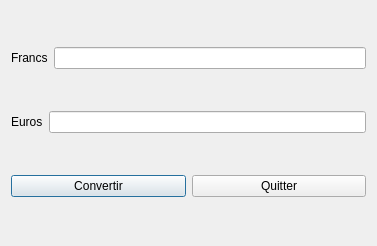
<?xml version="1.0" encoding="UTF-8"?>
<ui version="4.0">
 <class>Dialog</class>
 <widget class="QDialog" name="Dialog">
  <property name="geometry">
   <rect>
    <x>0</x>
    <y>0</y>
    <width>377</width>
    <height>246</height>
   </rect>
  </property>
  <property name="windowTitle">
   <string>Convertisseur</string>
  </property>
  <layout class="QVBoxLayout" name="verticalLayout">
   <item>
    <layout class="QHBoxLayout" name="horizontalLayout">
     <item>
      <widget class="QLabel" name="label">
       <property name="text">
        <string>Francs</string>
       </property>
      </widget>
     </item>
     <item>
      <widget class="QLineEdit" name="input_francs">
       <property name="alignment">
        <set>Qt::AlignRight|Qt::AlignTrailing|Qt::AlignVCenter</set>
       </property>
      </widget>
     </item>
    </layout>
   </item>
   <item>
    <layout class="QHBoxLayout" name="horizontalLayout_2">
     <item>
      <widget class="QLabel" name="label_2">
       <property name="text">
        <string>Euros</string>
       </property>
      </widget>
     </item>
     <item>
      <widget class="QLineEdit" name="input_euros">
       <property name="alignment">
        <set>Qt::AlignRight|Qt::AlignTrailing|Qt::AlignVCenter</set>
       </property>
      </widget>
     </item>
    </layout>
   </item>
   <item>
    <layout class="QHBoxLayout" name="horizontalLayout_3">
     <item>
      <widget class="QPushButton" name="button_convert">
       <property name="text">
        <string>Convertir</string>
       </property>
      </widget>
     </item>
     <item>
      <widget class="QPushButton" name="button_quit">
       <property name="text">
        <string>Quitter</string>
       </property>
      </widget>
     </item>
    </layout>
   </item>
  </layout>
 </widget>
 <resources/>
 <connections/>
</ui>
